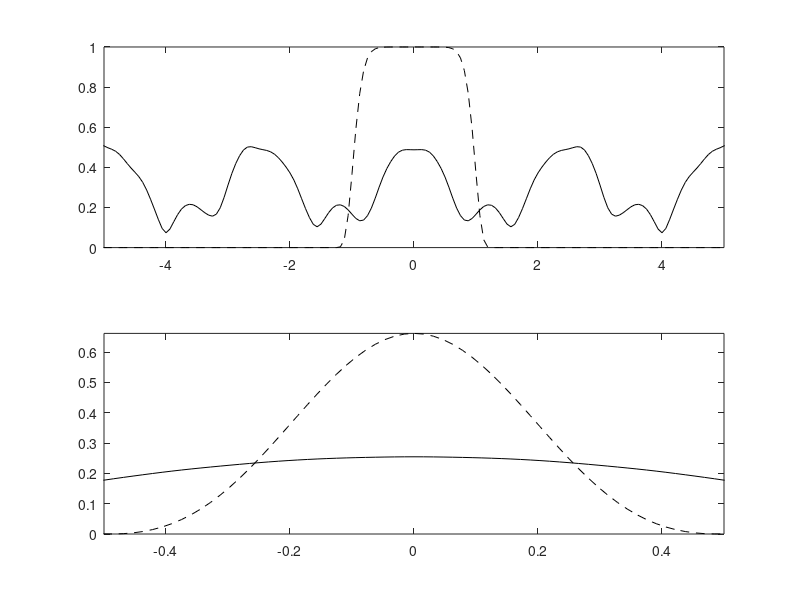

Recreate this plot in MATLAB.
clear all;
distance = input('Enter fiber lengh (in units of L_D)');
beta2 = input('dispersion:1 for normal, -1 for anomalous');
N = input('nonlinear parameter N=');
mshape = input('m=0 for sech, m> 0 for super gaussian=');
chirp0=0;

nt = 1024; Tmax = 32;
step_num = round(20*distance*N^2);
deltaz = distance/step_num;
dtau = (2*Tmax)/nt;

tau = (-nt/2:nt/2-1)*dtau;
omega = (pi/Tmax)*[0:nt/2-1,-nt/2:-1];

if mshape ==0
    uu = sech(tau).*exp(-0.5i*chirp0*tau.^2);
else
    uu = exp(-0.5*(1+1i*chirp0).*tau.^(2*mshape));
end

temp = fftshift(ifft(uu)).*(nt*dtau)/sqrt(2*pi);
figure; subplot(2,1,1)
    plot(tau, abs(uu).^2,'--k'); hold on
    axis([-5 5 0 inf]);
    subplot(2,1,2)
    plot(fftshift(omega)/(2*pi), abs(temp).^2, '--k'); hold on;
    axis([-.5 .5 0 inf]);

dispersion = exp(i*0.5*beta2*omega.^2*deltaz);
hhz = 1i*N^2*deltaz;

temp = uu.*exp(abs(uu).^2.*hhz/2);
for n=1:step_num
    f_temp = ifft(temp).*dispersion;
    uu = fft(f_temp);
    temp = uu.*exp(abs(uu).^2.*hhz);
end

uu = temp.*exp(-abs(uu).^2.*hhz/2.)
temp =fftshift(ifft(uu)).*(nt*dtau)/sqrt(2*pi)


subplot(2,1,1)
plot(tau,abs(uu).*2, '-k')
subplot(2,1,2)
plot(fftshift(omega/(2*pi)), abs(temp).^2,'-k')
